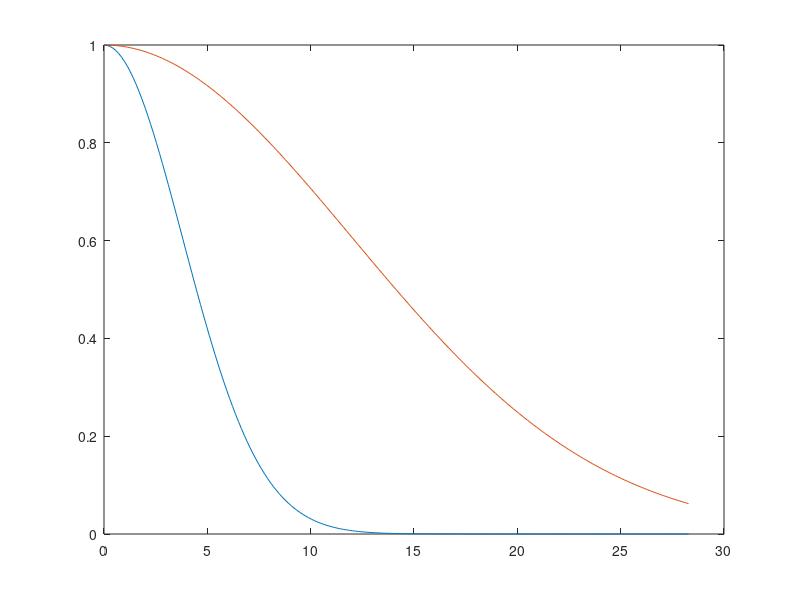

Here is the MATLAB script that generated this plot:


sigma1=12;
sigma2=4;


dh=0:0.1:20;
dv=0:0.1:20;


y2=exp(-(dh.^2+dv.^2)/(2*sigma1^2));
y=exp(-dh.^2/(sigma1^2) -dv.^2/(sigma2^2) );
yh=exp(-dh.^2/(sigma1^2));

dis=(dh.^2+dv.^2).^0.5;

figure

plot(dis,y)
hold on
plot(dis,y2)

%plot(dis,yh)



